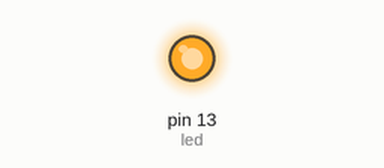
Recording of a sketch running on a simulated Arduino Uno, built with avr-gcc and run on an emulated ATmega328P. Parts: output pins drawn as LEDs (lit = HIGH). Pins used as bus, display or sensor lines are not drawn.

Above: at 0.06 s.
At 2.6 s:
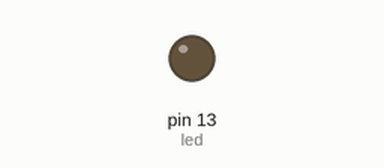
Timing chart, 0 to 6.7 s (numbered marks = the images above):
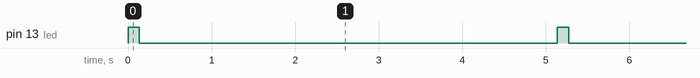

Measured:
- by itself, pin 13 (led): alternates HIGH for 0.14 s and LOW for 5.0 s

The sketch:

Sony_5_Second.ino
```cpp
#include <multiCameraIrControl.h>

Sony Nex(9);

int led = 13;

void setup(){
  pinMode(led, OUTPUT);
}

void loop(){

  digitalWrite(led, HIGH);
  Nex.shutterNow();
  digitalWrite(led, LOW);
  delay(5000);
}
```
